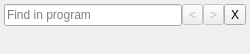
<?xml version="1.0" encoding="UTF-8"?>
<ui version="4.0">
 <class>FindBar</class>
 <widget class="QWidget" name="FindBar">
  <property name="geometry">
   <rect>
    <x>0</x>
    <y>0</y>
    <width>250</width>
    <height>54</height>
   </rect>
  </property>
  <property name="autoFillBackground">
   <bool>true</bool>
  </property>
  <layout class="QVBoxLayout" name="verticalLayout">
   <property name="spacing">
    <number>0</number>
   </property>
   <property name="leftMargin">
    <number>4</number>
   </property>
   <property name="topMargin">
    <number>4</number>
   </property>
   <property name="rightMargin">
    <number>4</number>
   </property>
   <property name="bottomMargin">
    <number>4</number>
   </property>
   <item>
    <layout class="QHBoxLayout" name="horizontalLayout">
     <item>
      <widget class="QLineEdit" name="searchBox">
       <property name="placeholderText">
        <string>Find in program</string>
       </property>
      </widget>
     </item>
     <item>
      <widget class="QToolButton" name="previousButton">
       <property name="enabled">
        <bool>false</bool>
       </property>
       <property name="text">
        <string>&lt;</string>
       </property>
      </widget>
     </item>
     <item>
      <widget class="QToolButton" name="nextButton">
       <property name="enabled">
        <bool>false</bool>
       </property>
       <property name="text">
        <string>&gt;</string>
       </property>
      </widget>
     </item>
     <item>
      <widget class="QToolButton" name="closeButton">
       <property name="text">
        <string>X</string>
       </property>
      </widget>
     </item>
    </layout>
   </item>
   <item>
    <widget class="QLabel" name="matchesLabel"/>
   </item>
  </layout>
 </widget>
 <resources/>
 <connections/>
</ui>
